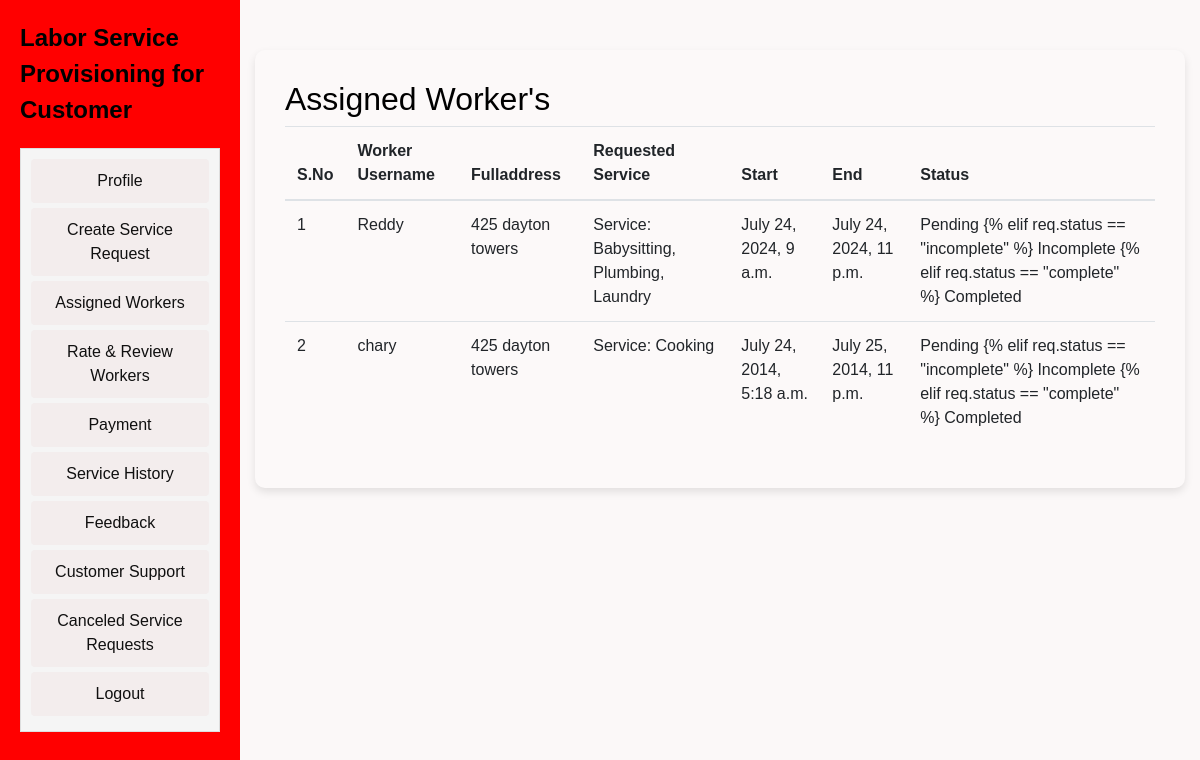
Page /customer/assignedworkers (signed in) on the committed database.
### wfmadmin/models.py (models this page shows, shortened)
class Assignment(models.Model):
    id = models.AutoField(primary_key=True)
    worker = models.ForeignKey(worker, on_delete=models.CASCADE)
    customer = models.ForeignKey(customer, on_delete=models.CASCADE)
    request = models.ForeignKey(CustomerServiceRequest, on_delete=models.CASCADE)
    title = models.CharField(max_length=100)
    start = models.DateTimeField()
    end = models.DateTimeField()
    status = models.CharField(max_length=100, default='none')
    created_at = models.DateTimeField(auto_now_add=True)

class worker(models.Model):
    id = models.AutoField(primary_key=True)
    firstname = models.CharField(max_length=30)
    lastname = models.CharField(max_length=30)
    address = models.CharField(max_length=100)
    city = models.CharField(max_length=20)
    state = models.CharField(max_length=20)
    country = models.CharField(max_length=20)
    username = models.CharField(max_length=20)
    email = models.EmailField(max_length=20)
    number = models.IntegerField()
    password = models.CharField(max_length=20)
    status = models.BooleanField(default=False)
    created_at = models.DateTimeField(auto_now_add=True)

class CustomerServiceRequest(models.Model):
    id = models.AutoField(primary_key=True)
    user_id = models.CharField(max_length=100)
    fullname = models.CharField(max_length=100)
    fulladdress = models.CharField(max_length=255)
    location = models.CharField(max_length=1024)
    service = models.CharField(max_length=100)
    start_date = models.DateField()
    end_date = models.DateField()
    start_time = models.TimeField()
    end_time = models.TimeField()
    status = models.CharField(max_length=100, default='none')
    pri_status = models.CharField(max_length=100, default='none')
    ser_status = models.BooleanField(default=True)
    created_at = models.DateTimeField(auto_now_add=True)

### customer/views.py (the view)
# urls.py: path('assignedworkers', assignedworkers, name='assignedworkers'),
def assignedworkers(request):
    user_id = request.session.get('customer_id')
    customer_request = Assignment.objects.filter(customer=user_id, status__in=['none', 'incomplete']).order_by('-created_at')
    return render(request, 'customer/assignedworkers.html', {'customer_request': customer_request})

### templates/customer/assignedworkers.html (shortened to what this page needs)
<!DOCTYPE html>
<html lang="en">
  <head>
    <link
      href="https://stackpath.bootstrapcdn.com/bootstrap/4.5.2/css/bootstrap.min.css"
      rel="stylesheet"
    />
    <link
      rel="stylesheet"
      href="https://cdnjs.cloudflare.com/ajax/libs/font-awesome/5.15.3/css/all.min.css"
    />
  </head>
  <body>
    {% include 'customer/customernavbar.html' %}
    <section id="contact" class="contact" style="display: contents;">
      <div class="container" data-aos="fade-up">
        <div class="form-container">
          <div class="section-title">
            <h2>Assigned Worker's</h2>
          </div>
          <div class="row">
            <div class="col-lg-12">
              <div class="table-responsive">
                <table class="table">
                  <thead>
                    <tr>
                      <th>S.No</th>
                      <th>Worker Username</th>
                      <th>Fulladdress</th>
                      <th>Requested Service</th>
                      <th>Start</th>
                      <th>End</th>
                      <th>Status</th>
                    </tr>
                  </thead>
                  <tbody>
                    {% for req in customer_request %}
                    <tr>
                      <td>{{forloop.counter}}</td>
                      <td>{{ req.worker.username }}</td>
                      <td>{{ req.request.fulladdress }}</td>
                      <td>{{ req.title }}</td>
                      <td>{{ req.start }}</td>
                      <td>{{ req.end }}</td>
                      <td>
                        {% if req.status == 'none' %} Pending {% elif req.status
                        == "incomplete" %} Incomplete {% elif req.status ==
                        "complete" %} Completed {% else %} {{ req.status }} {%
                        endif %}
                      </td>
                    </tr>
                    {% endfor %}
                  </tbody>
                </table>
              </div>
            </div>
          </div>
        </div>
      </div>
    </section>
  </body>
</html>

### templates/customer/assignedworkers.html (style rules this page uses)
.container { margin-top: 50px; }
.form-container { background-color: rgba(255, 255, 255, 0.1); padding: 30px; border-radius: 10px; box-shadow: 0 4px 8px rgba(0, 0, 0, 0.1); }

### templates/customer/customernavbar.html (style rules this page uses)
body { background-color: #f8f9fa; font-family: Arial, sans-serif; }
body { background-color: #fbf8f8; color: #000000; }
.container { margin-top: 50px; }

### rows in the picture
Assignment: worker.username "Reddy", request.fulladdress "425 dayton towers", title "Service: Babysitting, Plumbing, Laundry", start "July 24, 2024, 9 a.m.", end "July 24, 2024, 11 p.m.", shows "Pending {% elif req.status == \"incomplete\" %} Incomplete {% elif req.status == \"complete\" %} Completed"
Assignment: worker.username "chary", request.fulladdress "425 dayton towers", title "Service: Cooking", start "July 24, 2014, 5:18 a.m.", end "July 25, 2014, 11 p.m.", shows "Pending {% elif req.status == \"incomplete\" %} Incomplete {% elif req.status == \"complete\" %} Completed"
